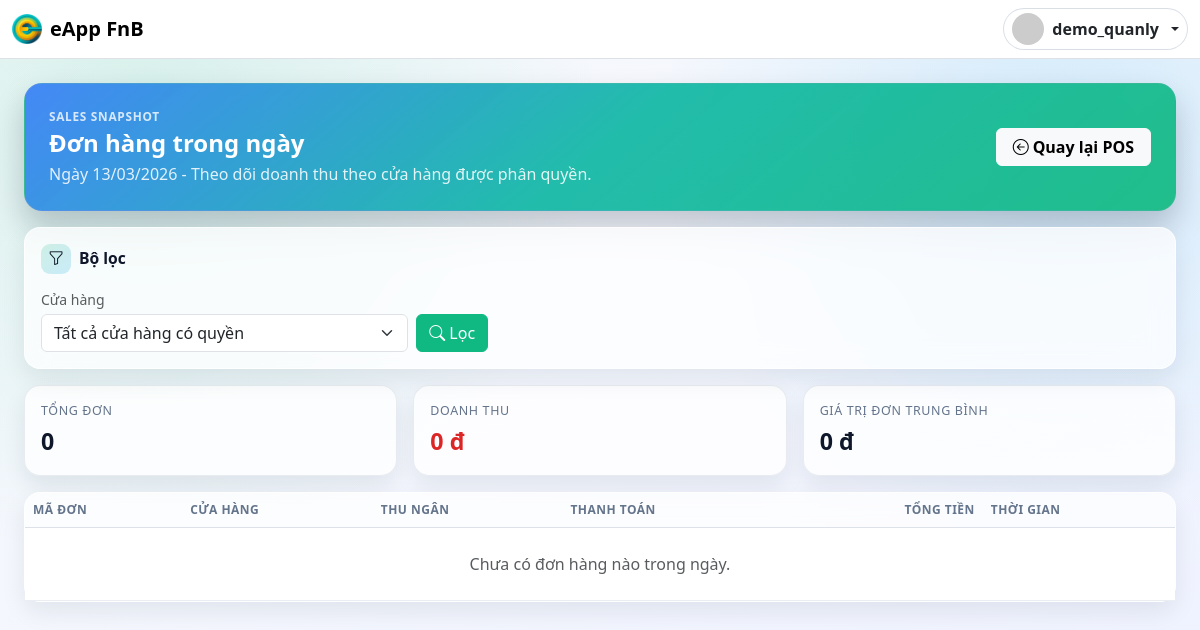
Before: /orders/today/ (signed in) with the older database file.
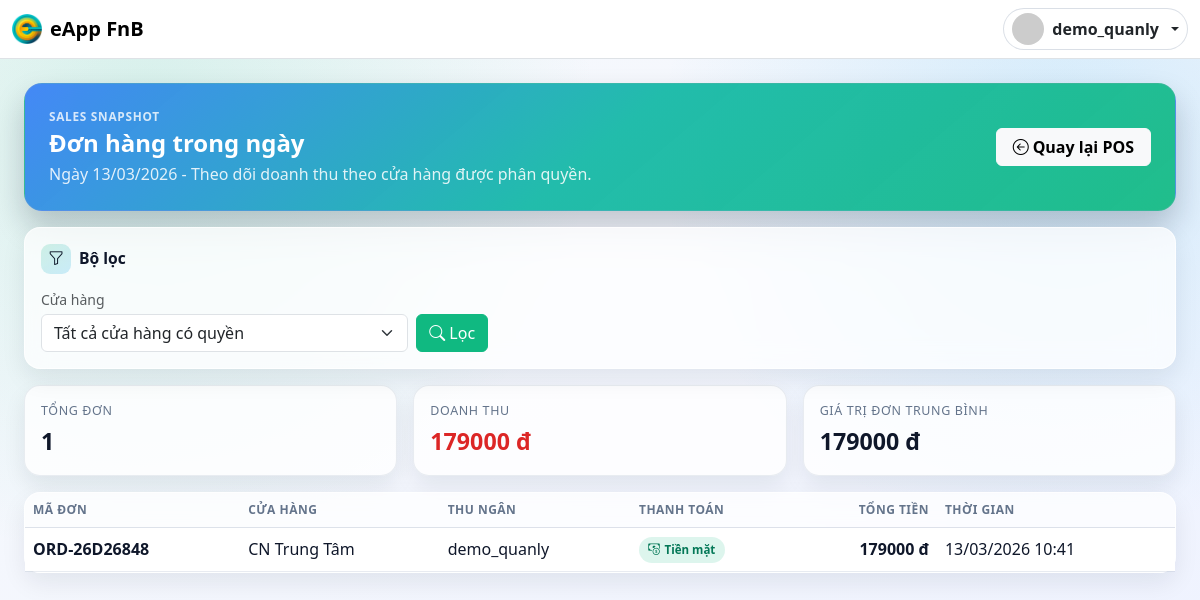
After: the same page with the newer database file.
### App_Sales/models.py (models this page shows, shortened)
class Order(TimeStampedModel):
    class PaymentMethod(models.TextChoices):
        CASH = 'cash', 'Cash'
        CARD = 'card', 'Card/QR'
    class Status(models.TextChoices):
        COMPLETED = 'completed', 'Completed'
        CANCELLED = 'cancelled', 'Cancelled'
    tenant = models.ForeignKey('App_Tenant.Tenant', on_delete=models.PROTECT, related_name='orders')
    store = models.ForeignKey('App_Tenant.Store', on_delete=models.PROTECT, related_name='orders')
    cashier = models.ForeignKey(settings.AUTH_USER_MODEL, on_delete=models.PROTECT, related_name='orders')
    order_code = models.CharField(max_length=30, unique=True, editable=False)
    payment_method = models.CharField(max_length=20, choices=PaymentMethod.choices)
    status = models.CharField(max_length=20, choices=Status.choices, default=Status.COMPLETED)
    subtotal = models.DecimalField(max_digits=14, decimal_places=2)
    tax_rate = models.DecimalField(max_digits=5, decimal_places=4, default=0)
    tax_amount = models.DecimalField(max_digits=14, decimal_places=2)
    total_amount = models.DecimalField(max_digits=14, decimal_places=2)
    customer_paid = models.DecimalField(max_digits=14, decimal_places=2)
    change_amount = models.DecimalField(max_digits=14, decimal_places=2, default=0)
    class Meta:
        indexes = [
            models.Index(fields=['tenant', 'store', 'created_at']),
            models.Index(fields=['tenant', 'status', 'created_at']),
        ]
        ordering = ['-created_at']

### App_Tenant/models.py (models this page shows, shortened)
class Store(TimeStampedModel):
    tenant = models.ForeignKey(Tenant, on_delete=models.CASCADE, related_name='stores')
    name = models.CharField(max_length=150)
    slug = models.SlugField(max_length=120)
    address = models.CharField(max_length=255, blank=True)
    is_active = models.BooleanField(default=True)
    is_default = models.BooleanField(default=False)
    class Meta:
        ordering = ['tenant__name', 'name']
        constraints = [
            models.UniqueConstraint(fields=['tenant', 'slug'], name='uq_store_tenant_slug'),
            models.UniqueConstraint(
                fields=['tenant'],
                condition=Q(is_default=True),
                name='uq_default_store_per_tenant',
            ),
        ]
        indexes = [
            models.Index(fields=['tenant', 'is_active']),
        ]

### App_Accounts/models.py (models this page shows, shortened)
class User(AbstractUser):
    class Role(models.TextChoices):
        MANAGER = 'MANAGER', 'Manager'
        STAFF = 'STAFF', 'Staff'
    role = models.CharField(max_length=20, choices=Role.choices, default=Role.STAFF)
    tenant = models.ForeignKey(
        'App_Tenant.Tenant',
        on_delete=models.PROTECT,
        related_name='users',
        null=True,
        blank=True,
    )
    class Meta:
        constraints = [
            models.CheckConstraint(
                check=Q(role='STAFF') | Q(tenant__isnull=False),
                name='chk_manager_requires_tenant',
            ),
            models.UniqueConstraint(
                fields=['tenant'],
                condition=Q(role='MANAGER') & Q(tenant__isnull=False),
                name='uq_manager_per_tenant',
            ),
        ]
        indexes = [
            models.Index(fields=['tenant', 'role']),
        ]
    @property
    def is_manager(self):
        return self.role == self.Role.MANAGER

### App_Sales/views.py (the view)
# urls.py: path('orders/today/', views.orders_today_page, name='orders_today'),
@login_required
@staff_or_manager_required
@require_GET
def orders_today_page(request):
    user = request.user
    stores_qs = get_user_accessible_stores(user)
    stores = list(stores_qs)
    today = timezone.localdate()
    tz = timezone.get_current_timezone()
    start_dt = timezone.make_aware(datetime.combine(today, time.min), tz)
    end_dt = timezone.make_aware(datetime.combine(today, time.max), tz)
    selected_store_id = (request.GET.get('store_id') or '').strip()
    orders = (
        Order.objects.filter(
            tenant=user.tenant,
            store__in=stores_qs,
            status=Order.Status.COMPLETED,
            created_at__gte=start_dt,
            created_at__lte=end_dt,
        )
        .select_related('store', 'cashier')
        .order_by('-created_at')
    )
    selected_store = None
    if selected_store_id.isdigit():
        selected_store = stores_qs.filter(id=int(selected_store_id)).first()
        if selected_store:
            orders = orders.filter(store=selected_store)
    total_orders = orders.count()
    total_revenue = orders.aggregate(total=Coalesce(Sum('total_amount'), Decimal('0')))['total'] or Decimal('0')
    avg_order = (total_revenue / total_orders) if total_orders else Decimal('0')
    return render(
        request,
        'App_Sales/orders_today.html',
        {
            'stores': stores,
            'selected_store_id': selected_store.id if selected_store else '',
            'today': today,
            'orders': orders,
            'total_orders': total_orders,
            'total_revenue': total_revenue,
            'avg_order': avg_order,
        },
    )

### App_Accounts/permissions.py (called while the page is built)
def role_required(roles):
    def decorator(view_func):
        @login_required
        @wraps(view_func)
        def _wrapped(request, *args, **kwargs):
            if request.user.role not in roles:
                raise PermissionDenied('Bạn không có quyền truy cập.')
            return view_func(request, *args, **kwargs)
        return _wrapped
    return decorator

### App_Core/context_processors.py (called while the page is built)
def core_context(request):
    return {
        'app_name': 'eApp FnB',
    }

### App_Tenant/services.py (called while the page is built)
def get_user_accessible_stores(user):
    if not user.is_authenticated or not user.tenant_id:
        return Store.objects.none()
    store_ids = UserStoreAccess.objects.filter(user=user).values_list('store_id', flat=True)
    return Store.objects.filter(id__in=store_ids, is_active=True).order_by('name')

### templates/App_Sales/orders_today.html (shortened to what this page needs)
{% extends 'App_Core/base.html' %}
{% block body_class %}orders-today-page{% endblock %}
{% block container_class %}container-fluid py-4 px-3 px-xl-4{% endblock %}
{% block content %}
<div class="orders-hero p-4 p-lg-4 mb-3">
    <div class="d-flex flex-column flex-lg-row justify-content-between align-items-lg-center gap-3">
        <div>
            <div class="kicker">Sales Snapshot</div>
            <h1 class="h4 fw-bold mb-1">Đơn hàng trong ngày</h1>
            <p class="sub">Ngày {{ today|date:'d/m/Y' }} - Theo dõi doanh thu theo cửa hàng được phân quyền.</p>
        </div>
        <div class="d-flex align-items-center gap-2">
            <a href="{% url 'App_Sales:pos' %}" class="btn btn-light fw-semibold px-3">
                <i class="bi bi-arrow-left-circle me-1"></i>Quay lại POS
            </a>
        </div>
    </div>
</div>
<div class="orders-glass p-3 mb-3">
    <h2 class="orders-title">
        <i class="bi bi-funnel"></i>
        Bộ lọc
    </h2>
    <form method="get" class="row g-2 align-items-end">
        <div class="col-12 col-md-4">
            <label class="form-label mb-1 small text-muted">Cửa hàng</label>
            <select class="form-select" name="store_id">
                <option value="">Tất cả cửa hàng có quyền</option>
            </select>
        </div>
        <div class="col-12 col-md-auto">
            <button class="btn btn-primary" type="submit">
                <i class="bi bi-search me-1"></i>Lọc
            </button>
        </div>
    </form>
</div>
<div class="row g-3 mb-3">
    <div class="col-12 col-md-4">
        <div class="orders-kpi-card p-3">
            <div class="label">Tổng đơn</div>
            <p class="value">{{ total_orders }}</p>
        </div>
    </div>
    <div class="col-12 col-md-4">
        <div class="orders-kpi-card p-3">
            <div class="label">Doanh thu</div>
            <p class="value revenue">{{ total_revenue|floatformat:0 }} đ</p>
        </div>
    </div>
    <div class="col-12 col-md-4">
        <div class="orders-kpi-card p-3">
            <div class="label">Giá trị đơn trung bình</div>
            <p class="value">{{ avg_order|floatformat:0 }} đ</p>
        </div>
    </div>
</div>
<div class="orders-glass orders-table-wrap">
    <div class="table-responsive">
        <table class="table align-middle mb-0">
            <thead>
                <tr>
                    <th>Mã đơn</th>
                    <th>Cửa hàng</th>
                    <th>Thu ngân</th>
                    <th>Thanh toán</th>
                    <th class="text-end">Tổng tiền</th>
                    <th>Thời gian</th>
                </tr>
            </thead>
            <tbody>
                {% for order in orders %}
                <tr>
                    <td class="fw-semibold">{{ order.order_code }}</td>
                    <td>{{ order.store.name }}</td>
                    <td>{{ order.cashier.username }}</td>
                    <td>
                        {% if order.payment_method == 'cash' %}
                        <span class="payment-pill cash"><i class="bi bi-cash-coin"></i>Tiền mặt</span>
                        {% else %}
                        <span class="payment-pill card"><i class="bi bi-credit-card-2-front"></i>Thẻ/QR</span>
                        {% endif %}
                    </td>
                    <td class="text-end fw-semibold">{{ order.total_amount|floatformat:0 }} đ</td>
                    <td>{{ order.created_at|date:'d/m/Y H:i' }}</td>
                </tr>
                {% empty %}
                <tr>
                    <td colspan="6" class="text-center text-muted py-4">Chưa có đơn hàng nào trong ngày.</td>
                </tr>
                {% endfor %}
            </tbody>
        </table>
    </div>
</div>
{% endblock %}

Changed rows visible on the page:
added Order: order_code "ORD-26D26848", store.name "CN Trung Tâm", cashier.username "demo_quanly", payment_method "cash" (drawn), total_amount "179000", created_at "13/03/2026 10:41"
Other visible differences:
{{ total_orders }}: "0" → "1"
{{ total_revenue|floatformat:0 }}: "0" → "179000"
{{ avg_order|floatformat:0 }}: "0" → "179000"
text no longer shown: "Chưa có đơn hàng nào trong ngày."
